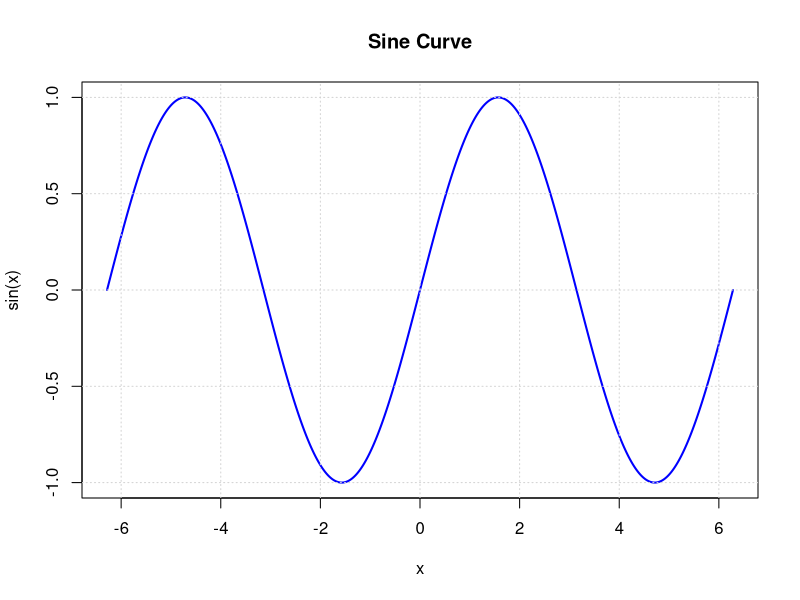

Write R code to recreate this figure.
# Run this file in VS Code:
# Click the Run Source (play) button in the editor toolbar to run the whole file.
# If needed, open the Command Palette (Ctrl+Shift+P) and choose "R: Create R Terminal".
# Or run source("sin_curve.R") in the R terminal from this folder.
# To run selected code, select it and press Ctrl+Enter.

x <- seq(-2 * pi, 2 * pi, length.out = 500)

plot(
  x,
  sin(x),
  type = "l",
  lwd = 2,
  col = "blue",
  main = "Sine Curve",
  xlab = "x",
  ylab = "sin(x)"
)
grid()
